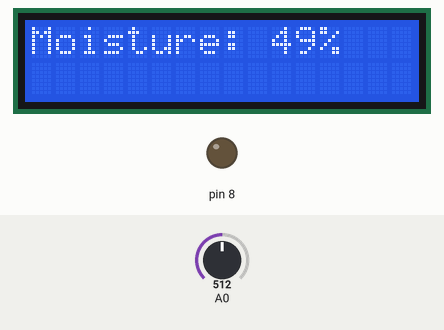
A sketch run on a simulated Arduino Uno, built with avr-gcc and run on an emulated ATmega328P. Parts: 16×2 character LCD, output pins drawn as LEDs (lit = HIGH). Inputs (shaded band) come from the test bench; at power-on: A0 = 512. What the sketch prints to the serial monitor is not drawn.

Above: at 1.2 s.
1.3 s: A0 set to 409
At 2.5 s:
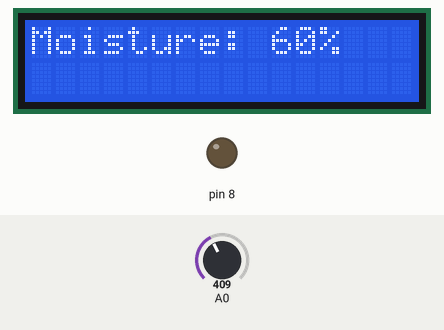
2.8 s: A0 set to 387
At 3.2 s:
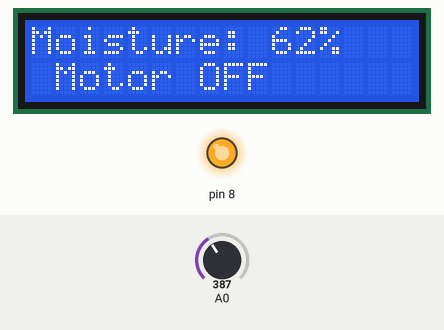
4.3 s: A0 set to 607
At 5.9 s:
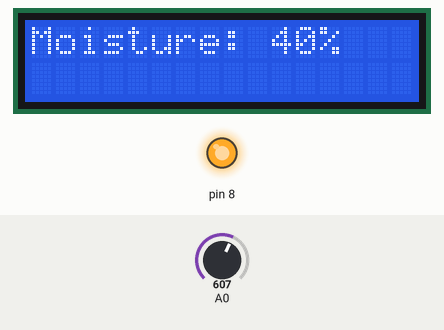
6.4 s: A0 set to 626
At 7.6 s:
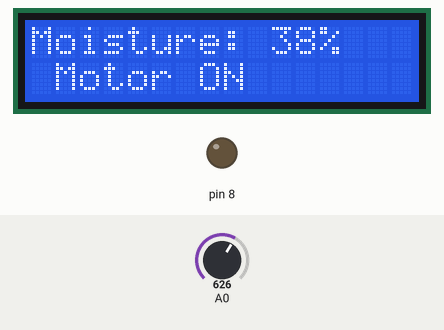
7.9 s: A0 set to 511
At 9.1 s:
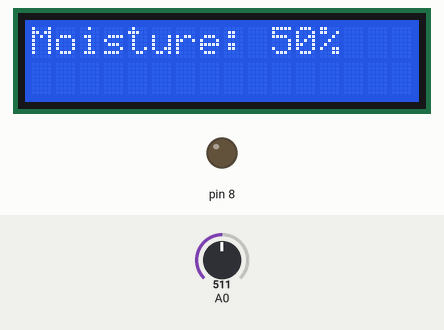
Timing chart, 0 to 10.9 s (numbered marks = the images above; inputs shaded):
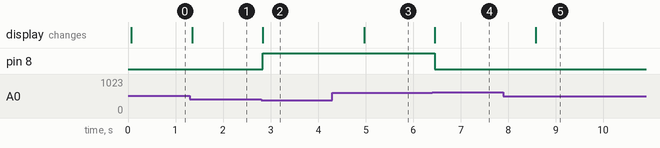

Measured:
- the behaviour switches between 399 and 398 on A0 (found by bisection; images 1 and 2)
- the behaviour switches between 613 and 614 on A0 (found by bisection; images 3 and 4)
- after the input at 1.3 s, the display: changes after 0.05 s (image 1)
- after the input at 2.8 s, pin 8: LOW → HIGH at once; the display: changes at once (image 2)
- after the input at 4.3 s, the display: changes after 0.67 s (image 3)
- after the input at 6.4 s, pin 8: HIGH → LOW after 0.05 s; the display: changes after 0.05 s (image 4)
- after the input at 7.9 s, the display: changes after 0.68 s (image 5)

The sketch:

smartIrrigationSystem.ino
```cpp
#include <LiquidCrystal.h>
const int rs = 12, en = 11, d4 = 5, d5 = 4, d6 = 3, d7 = 2;
LiquidCrystal lcd(rs, en, d4, d5, d6, d7);

int soilMoistureValue = 0;

int percentage=0;

void setup() {

  pinMode(8,OUTPUT);

  Serial.begin(9600);

}

void loop() {

lcd.begin(16, 2);

soilMoistureValue = analogRead(A0);

Serial.println(percentage);

percentage = ( 100 - ( (soilMoistureValue/1023.00) * 100 ) );

lcd.setCursor(0,0);
lcd.print("Moisture: ");
lcd.print(percentage);
lcd.print("%");

if(percentage < 40)

{

  Serial.println(" pump on");

  digitalWrite(8,LOW);


  lcd.setCursor(1,1);
  lcd.print("Motor ON");
  delay(1000);
}

if(percentage >60)

{

  Serial.println("pump off");

  digitalWrite(8,HIGH);
  lcd.setCursor(1, 1);
  lcd.print("Motor OFF");
  delay(1000);

}
}
```
